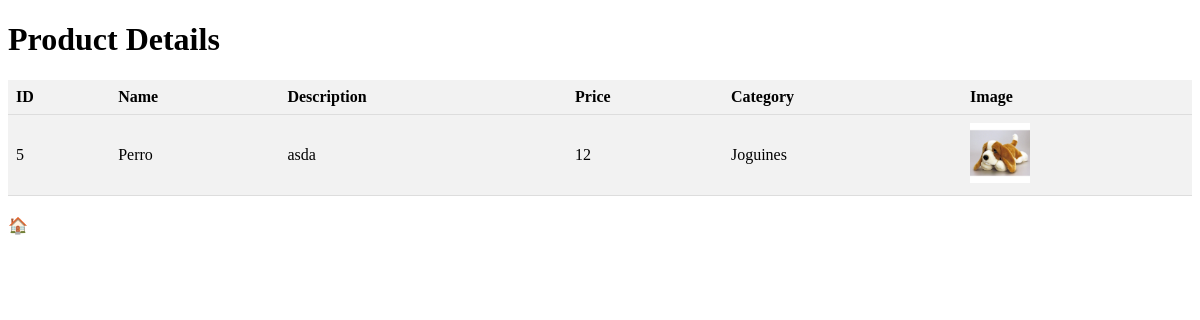
Page /products/read/5 on the earlier database version.
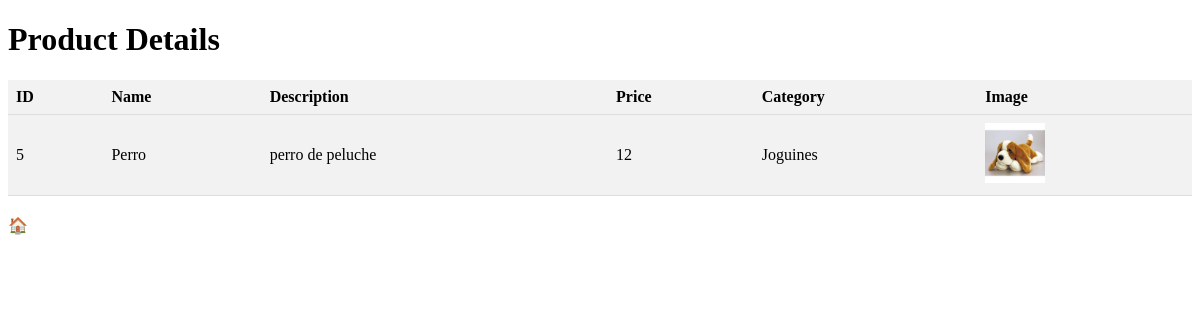
Same page on the later database version.
### tables this page shows
CREATE TABLE products (
	id INTEGER PRIMARY KEY AUTOINCREMENT,
	title TEXT,
	description TEXT,
	photo TEXT,
	price DECIMAL(10, 2),
	category_id INTEGER,
	seller_id INTEGER,
	created DATETIME,
	updated DATETIME,
	FOREIGN KEY (category_id) REFERENCES categories(id),
	FOREIGN KEY (seller_id) REFERENCES users(id)
);

CREATE TABLE categories (
	id INTEGER PRIMARY KEY AUTOINCREMENT,
	name TEXT UNIQUE,
	slug TEXT UNIQUE
);

### app.py (the view)
@app.route('/products/read/<int:product_id>')
def view_product(product_id):
    db = sqlite3.connect(DATABASE)
    cursor = db.cursor()
    cursor.execute('''
    SELECT products.id, products.title, products.description, products.photo,
           products.price, categories.name AS category_name, products.seller_id,
           products.created, products.updated
    FROM products
    JOIN categories ON products.category_id = categories.id
    WHERE products.id = ?
''', (product_id,))
    data = cursor.fetchone()
    db.close()
    if data:
        return render_template('products/read.html', product=data)
    else:
        return redirect('/products/list')

### app.py (called while the page is built)
@app.teardown_appcontext
def close_connection(exception):
    db = getattr(g, '_database', None)
    if db is not None:
        db.close()

### templates/products/read.html (shortened to what this page needs)
<!DOCTYPE html>
<html>
<head>
    <link rel="stylesheet" href="{{url_for('static', filename='products.css')}}">
</head>
<body>
    <h1>Product Details</h1>
    <table>
        <tr>
            <th>ID</th>
            <th>Name</th>
            <th>Description</th>
            <th>Price</th>
            <th>Category</th>
            <th>Image</th>
        </tr>
        <tr>
            <td>{{ product[0] }}</td>
            <td>{{ product[1] }}</td>
            <td>{{ product[2] }}</td>
            <td>{{ product[4] }}</td>
            <td>{{ product[5] }}</td>
            <td>
                <img src="{{ product[3] }}" alt="{{ product[1] }} Image">
            </td>
        </tr>
    </table>
    <a href="/products/list">🏠</a>
</body>
</html>

### static/products.css (style rules this page uses)
table { border-collapse: collapse; width: 100%; margin-bottom: 20px; }
th { background-color: #f2f2f2; text-align: left; padding: 8px; font-weight: bold; border-bottom: 1px solid #ddd; }
td { padding: 8px; border-bottom: 1px solid #ddd; }
tr:nth-child(even) { background-color: #f2f2f2; }
img { width: 60px; }
a { color: white; text-decoration: none; }

Differences in the rows shown:
changed products "Perro": description "asda" → "perro de peluche"
